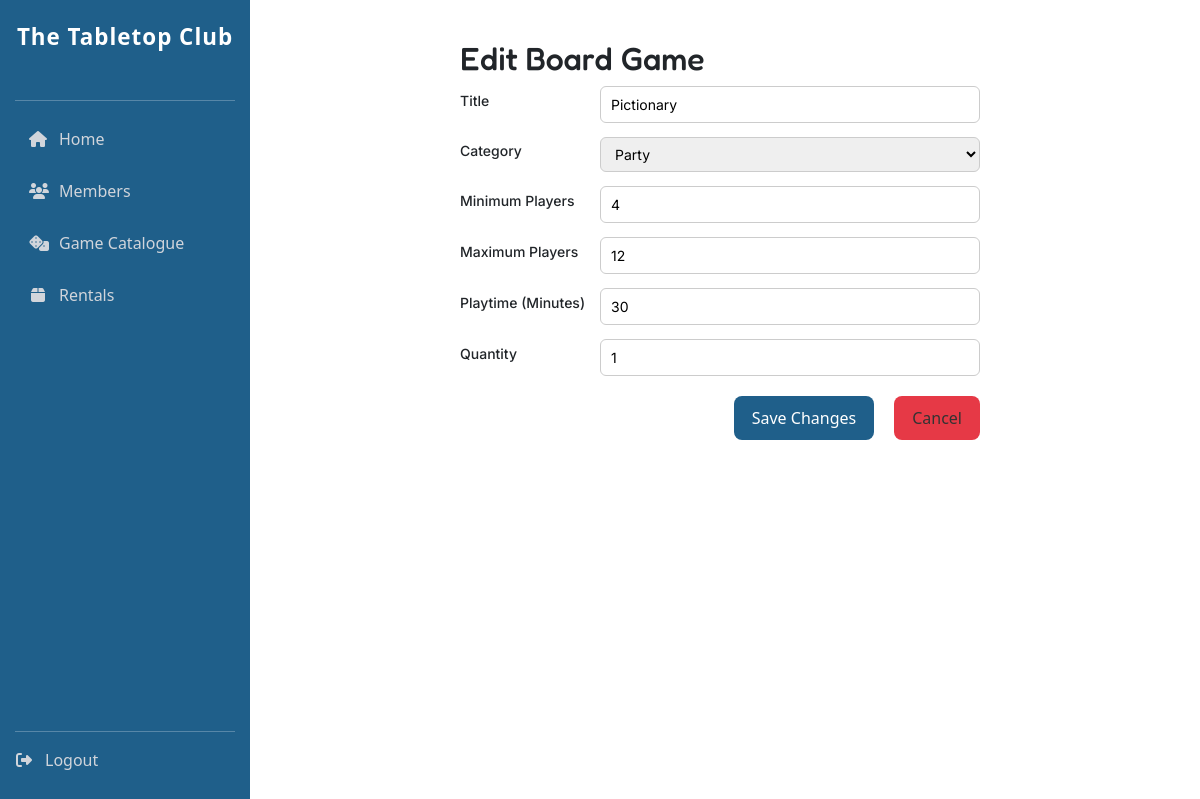
The app's page /edit_board_game/3/ (signed in) with its own data.
### tabletop_club_app/models.py (models this page shows, shortened)
class BoardGame(models.Model):
    class Category(models.TextChoices):
        STRATEGY = 'strategy', 'Strategy'
        PARTY = 'party', 'Party'
    title = models.CharField(max_length=100, unique=True,)
    category = models.CharField(max_length=20, choices=Category.choices)
    min_players = models.PositiveIntegerField(validators=[MinValueValidator(1)])
    max_players = models.PositiveIntegerField(validators=[MinValueValidator(1)])
    playtime_minutes = models.PositiveIntegerField(validators=[MinValueValidator(1)])
    quantity = models.PositiveIntegerField(default=1, validators=[MinValueValidator(1)])
    class Meta:
        ordering = ['title']

### tabletop_club_app/views.py (the view)
# urls.py: path("edit_board_game/<int:pk>/", views.edit_board_game, name="edit_board_game"),
@staff_member_required
def edit_board_game(request, pk):
    game = get_object_or_404(BoardGame, pk=pk)
    if request.method == 'POST':
        form = BoardGameCreationForm(request.POST, instance=game)
        if form.is_valid():
            form.save()
            messages.success(request, 'Board Game details updated successfully.')
            return redirect('game_catalogue')
    else:
        form = BoardGameCreationForm(instance=game)
    return render(request, 'edit_board_game.html', {'form': form, 'game': game})

### tabletop_club_app/forms.py
class BoardGameCreationForm(forms.ModelForm):
    class Meta:
        model = BoardGame
        fields = ['title', 'category', 'min_players', 'max_players', 'playtime_minutes', 'quantity']

### tabletop_club_app/templates/edit_board_game.html (shortened to what this page needs)
{% extends "base.html" %}
{% block content %}
<div class="form-container">
    <h2>Edit Board Game</h2>
    <form method="post" class="create-form">
        <div class="form-row">
            <label class="form-label">Title</label>
            <div class="form-field">
                {{ form.title }}
            </div>
        </div>
        <div class="form-row">
            <label class="form-label">Category</label>
            <div class="form-field">
                {{ form.category }}
            </div>
        </div>
        <div class="form-row">
            <label class="form-label">Minimum Players</label>
            <div class="form-field">
                {{ form.min_players }}
            </div>
        </div>
        <div class="form-row">
            <label class="form-label">Maximum Players</label>
            <div class="form-field">
                {{ form.max_players }}
            </div>
        </div>
        <div class="form-row">
            <label class="form-label">Playtime (Minutes)</label>
            <div class="form-field">
                {{ form.playtime_minutes }}
            </div>
        </div>
        <div class="form-row">
            <label class="form-label">Quantity</label>
            <div class="form-field">
                {{ form.quantity }}
            </div>
        </div>
        <div class="form-actions">
            <button type="submit" class="btn-primary">Save Changes</button>
            <a href="{% url 'game_catalogue' %}" class="btn-secondary">Cancel</a>
        </div>
    </form>
</div>
{% endblock %}

### tabletop_club_app/static/stylesheet.css (style rules this page uses)
:root { --bg: #F6F3EA; --card: #FFFFFF; --primary: #1F5F8A; --secondary: #6BAED6; --success: #2E8B57; --success-secondary: #246C44; --success-bg: #e6f4ea; --danger: #E63946; --danger-secondary: #C52834; --danger-bg: #ffe5e5; --text: #2B2B2B; --shadow: 0 6px 12px rgba(0,0,0,0.12); }
body { font-family: "Inter", sans-serif; color: var(--text); background: var(--bg); }
h1, h2, h3, h4, h5 { font-family: "Fredoka", sans-serif; font-size: 1.8rem; font-weight: 600; }
.btn-primary { background: var(--primary); color: white; border: none; padding: 10px 18px; border-radius: 8px; font-weight: 500; text-decoration: none; }
.btn-secondary { background: var(--danger); color: #333; padding: 10px 18px; border-radius: 8px; text-decoration: none; margin-left: 10px; }
.form-container { max-width: 520px; margin: 0 auto; }
.create-form input, .create-form select, .create-form textarea { width: 100%; padding: 7px 10px; border-radius: 6px; border: 1px solid #ccc; font-family: 'Inter', sans-serif; font-size: 14px; }
.form-row { display: flex; align-items: center; margin-bottom: 14px; }
.form-label { width: 140px; font-family: 'Inter', sans-serif; font-weight: 500; font-size: 14px; }
.form-field { flex: 1; }
.form-actions { margin-top: 20px; display: flex; justify-content: flex-end; gap: 10px; }

### records on screen
BoardGame: title "Pictionary", category "Party", min_players "4", max_players "12", playtime_minutes "30", quantity "1"
